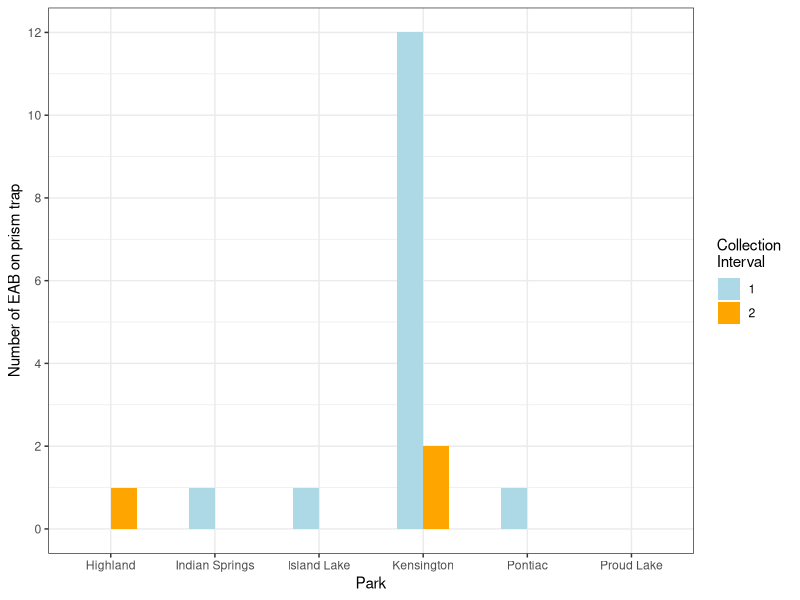
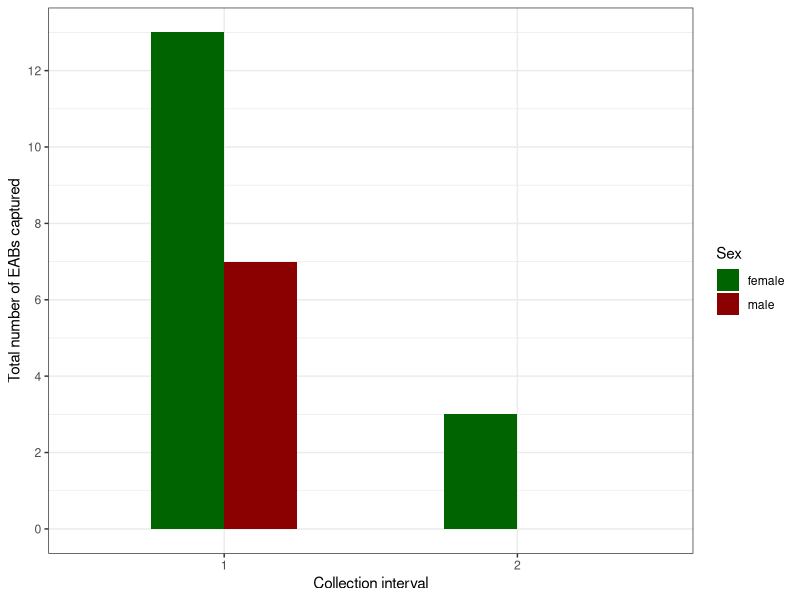

The R source for these figures, in order:
# 8/21/2024
# Aaron Tayal
# I want to make a bar graph showing the trap catches of emerald ash borer

library(ggplot2)
library(dplyr)
library(tidyr)

dat <- read.csv("Raw_data/prism_trap_collections_2024.csv")
dat$collection_interval <- as.factor(dat$collection_interval)
dat$park <- as.factor(dat$park)

# Make a new variable for the combined count of EAB males and females
dat$number_EABs <- dat$number_EAB_females_lab_count + 
  dat$number_EAB_males_lab_count

ggplot(data=dat, aes(fill=collection_interval, x=park, y=number_EABs)) +
  geom_bar(position="dodge", stat="identity", width=0.5) +
  theme_bw() +
  scale_y_continuous(breaks=seq(0,13,2)) +
  xlab("Park") +
  ylab("Number of EAB on prism trap") +
  labs(fill="Collection \nInterval") +
  scale_fill_manual(values = c("light blue", "orange"))

# I'm wondering if the numbers of males and females captured varied based on 
# sampling interval. Peak emergence of males is before females (Tobin et al. 2021)
dat_summary <- dat %>% group_by(collection_interval) %>% 
  summarize(number_EAB_females_lab_count = sum(number_EAB_females_lab_count),
            number_EAB_males_lab_count = sum(number_EAB_males_lab_count)) %>%
  pivot_longer(cols=c("number_EAB_females_lab_count", "number_EAB_males_lab_count"),
               names_to="Sex",
               values_to="number_EAB_lab_count")
dat_summary$Sex[dat_summary$Sex=="number_EAB_females_lab_count"] <- "female"
dat_summary$Sex[dat_summary$Sex=="number_EAB_males_lab_count"] <- "male"

ggplot(data=dat_summary, aes(x=collection_interval, fill=Sex, y=number_EAB_lab_count)) +
  geom_bar(position="dodge", stat="identity", width=0.5) +
  theme_bw() +
  scale_y_continuous(breaks=seq(0,14,2)) +
  xlab("Collection interval") +
  ylab("Total number of EABs captured") +
  labs(fill="Sex")+
  scale_fill_manual(values = c("dark green", "dark red"))
